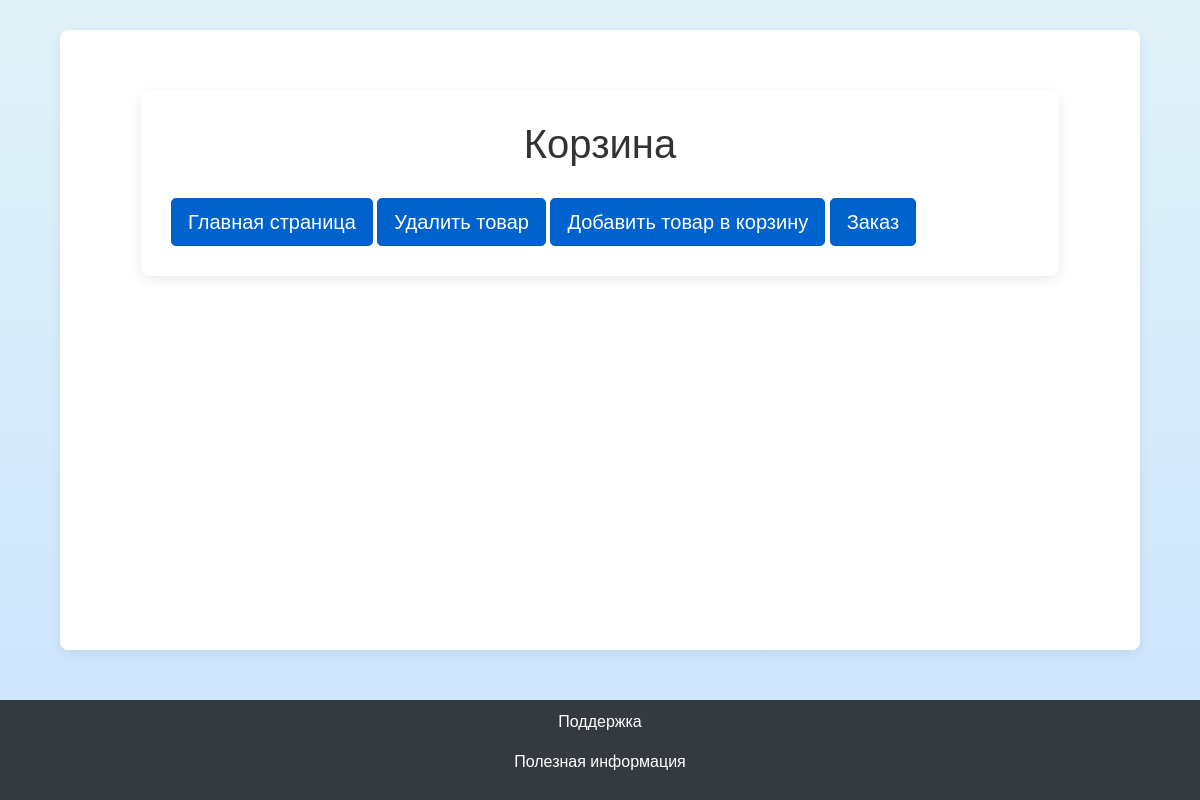
The page /basket on the database as committed earlier.
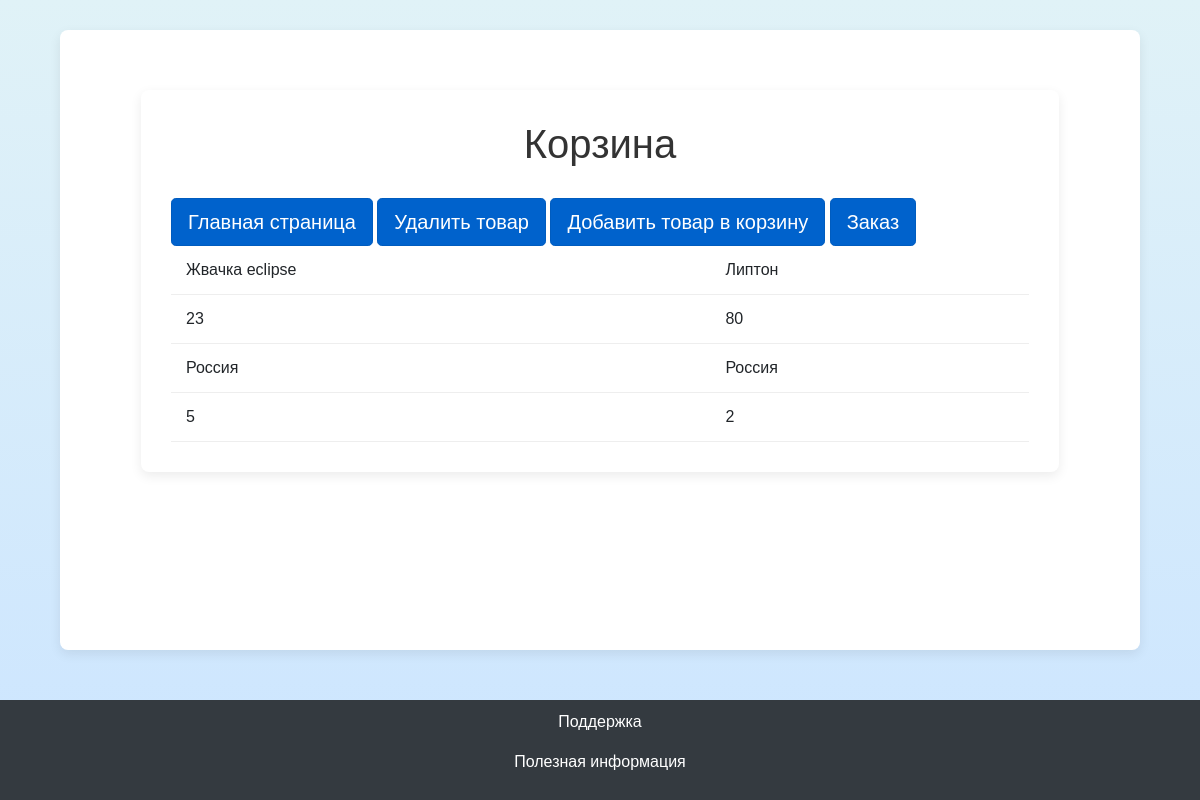
The same page on the database as committed later.
### data/basket.py (models this page shows)
class Basket(SqlAlchemyBase):
    __tablename__ = 'basket'
    id = sqlalchemy.Column(sqlalchemy.Integer,
                           primary_key=True, autoincrement=True)
    name = sqlalchemy.Column(sqlalchemy.String, nullable=True)
    price = sqlalchemy.Column(sqlalchemy.Integer, nullable=True)
    provider = sqlalchemy.Column(sqlalchemy.String, nullable=True)
    number = sqlalchemy.Column(sqlalchemy.Integer, nullable=True)

### main.py (the view)
@app.route('/basket', methods=['GET', 'POST'])
def basket():
    db_sess = db_session.create_session()
    products_db = db_sess.query(Basket).all()
    names = [product.name for product in products_db]
    prices = [product.price for product in products_db]
    providers = [product.provider for product in products_db]
    numbers = [product.number for product in products_db]
    result = []
    for i in range(len(names)):
        result.append([names[i], prices[i], providers[i], numbers[i]])
    return render_template('basket.html', title='Домашняя страница', list=names, list1=prices, list2=providers,
                           list3=numbers)

### data/db_session.py (called while the page is built)
def create_session() -> Session:
    global __factory
    return __factory()

### templates/basket.html (shortened to what this page needs)
<!DOCTYPE html>
<html>
<head>
     <link rel="stylesheet" href="https://stackpath.bootstrapcdn.com/bootstrap/4.4.1/css/bootstrap.min.css">
</head>
<body>
<main role="main" class="container">
<div class="container">
    <h1>Корзина</h1>
    <a href="success" class="btn btn-primary btn-lg active" role="button" aria-pressed="true">Главная страница</a>
    <a href="delete" class="btn btn-primary btn-lg active" role="button" aria-pressed="true">Удалить товар</a>
    <a href="adding-basket" class="btn btn-primary btn-lg active" role="button" aria-pressed="true">Добавить товар в корзину</a>
    <a href="buy" class="btn btn-primary btn-lg active" role="button" aria-pressed="true">Заказ</a>
    <table class="product-table">
        <tbody>
        <tr>
            {% for item in list %}
            <td>{{item}}</td>
            {% endfor %}
        </tr>
        <tr>
            {% for item in list1 %}
            <td>{{item}}</td>
            {% endfor %}
        </tr>
        <tr>
            {% for item in list2 %}
            <td>{{item}}</td>
            {% endfor %}
        </tr>
        <tr>
            {% for item in list3 %}
            <td>{{item}}</td>
            {% endfor %}
        </tr>
        </tbody>
    </table>
</div>
</main>
<footer>
    <p><a class="telegram-link" href="https://t.me/ваша_ссылка_на_телеграм" target="_blank">Поддержка</a></p>
    <p><a class="telegram-link" href="https://t.me/ваша_ссылка_на_телеграм" target="_blank">Полезная информация</a></p>
</footer>
</body>
</html>

Rows that differ between the two databases and show on the page:
added Basket: name "Жвачка eclipse", provider "Россия"
added Basket: name "Липтон", provider "Россия"
Other text that changed with them:
new list line: "23"
new list line: "80"
new list line: "5"
new list line: "2"
